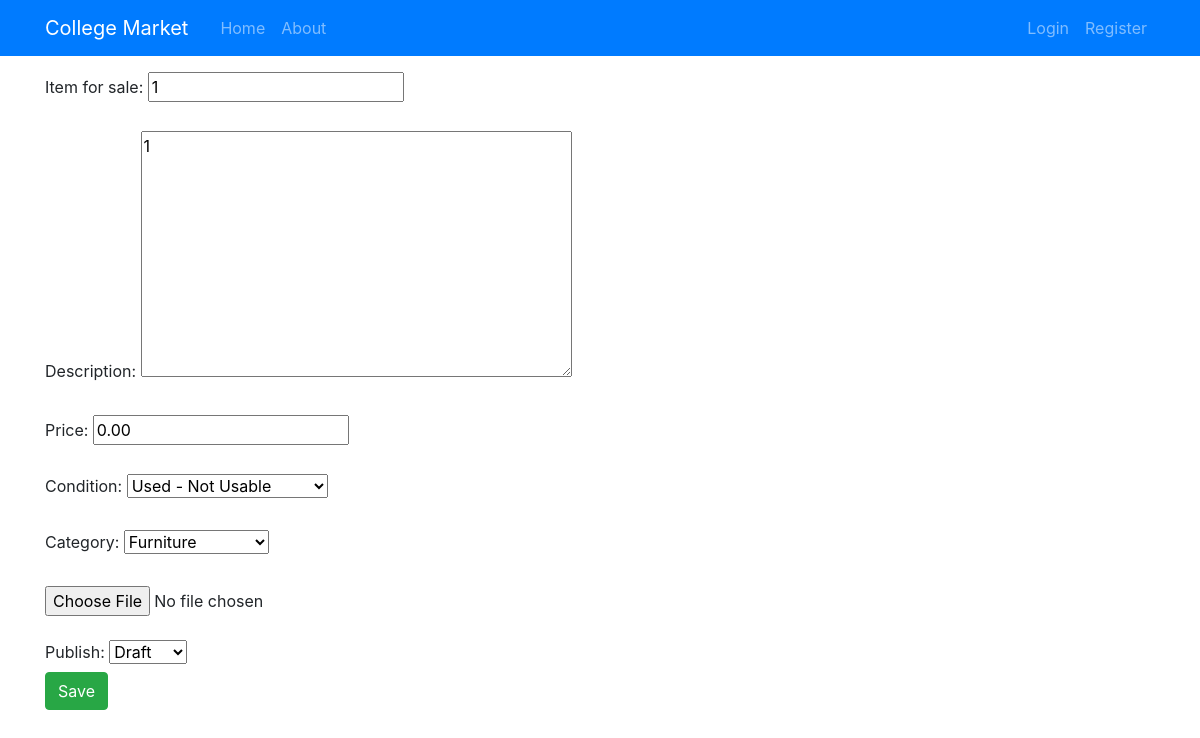
The page /post/edit/7/ on the database its author committed.
### posts/models.py (models this page shows)
class Post(models.Model):
    user = models.ForeignKey(User, on_delete=models.CASCADE, related_name="post" , null=True)
    title = models.CharField(max_length=255)
    body = models.TextField(null=True)
    updated_on = models.DateTimeField(auto_now= True)
    created_on = models.DateTimeField(auto_now_add=True, null=True)
    category = models.IntegerField(choices=CATEGORY, default=0)
    cover = models.ImageField(upload_to='images/', null=True , blank=True)
    condition = models.IntegerField(choices=CONDITION , default = 4)
    price = models.DecimalField(max_digits=20, decimal_places=2, default=Decimal(0.00), null=True ,blank=True)
    publish = models.IntegerField(choices=STATUS, default=0)

### posts/views.py (the view)
# urls.py: url(r'^edit/(?P<pk>\d+)/$' , views.edit_post, name = 'edit_post'),
def edit_post(request , pk=None):
    item = get_object_or_404(Post , pk=pk)
    form = PostForm(request.POST or None , request.FILES or None ,instance=item)
    if form.is_valid():
        form.save()
        return redirect('/post/' + str(pk) + '/')
    return render (request, '../templates/post_form.html' , {'form' : form})

### posts/forms.py
class PostForm(ModelForm):
    class Meta:
        model = Post
        fields = ['title' , 'body' , 'price' , 'condition' , 'category' , 'cover', 'publish']

### posts/templates/post_form.html (shortened to what this page needs)
{% extends 'base.html' %}
{% block content %}
<br><br><br>
<form method="POST" enctype="multipart/form-data">
<div class="field_wrapper">
  <label fpr="{{ form.title.id_for_label }}">Item for sale:</label>
  {{ form.title }}
</div>
<br>
<div class="field_wrapper">
  <label fpr="{{ form.body.id_for_label }}">Description:</label>
  {{ form.body }}
</div>
<br>
<div class="field_wrapper">
  <label fpr="{{ form.price.id_for_label }}">Price:</label>
  {{ form.price }}
</div>
<br>
<div class="field_wrapper">
  <label fpr="{{ form.condition.id_for_label }}">Condition:</label>
  {{ form.condition }}
</div>
<br>
<div class="field_wrapper">
  <label fpr="{{ form.category.id_for_label }}">Category:</label>
  {{ form.category }}
</div>
<br>
<div class="field_wrapper">
  {{ form.cover }}
</div>
<br>
<div class="field_wrapper">
  <label fpr="{{ form.publish.id_for_label }}">Publish:</label>
  {{ form.publish }}
</div>
<button class="btn btn-success" type="submit">Save</button>
</form>
{% endblock %}

### rows shown on the page
Post: title "1", body "1", price "0.00", condition "Used - Not Usable", category "Furniture", publish "Draft"
